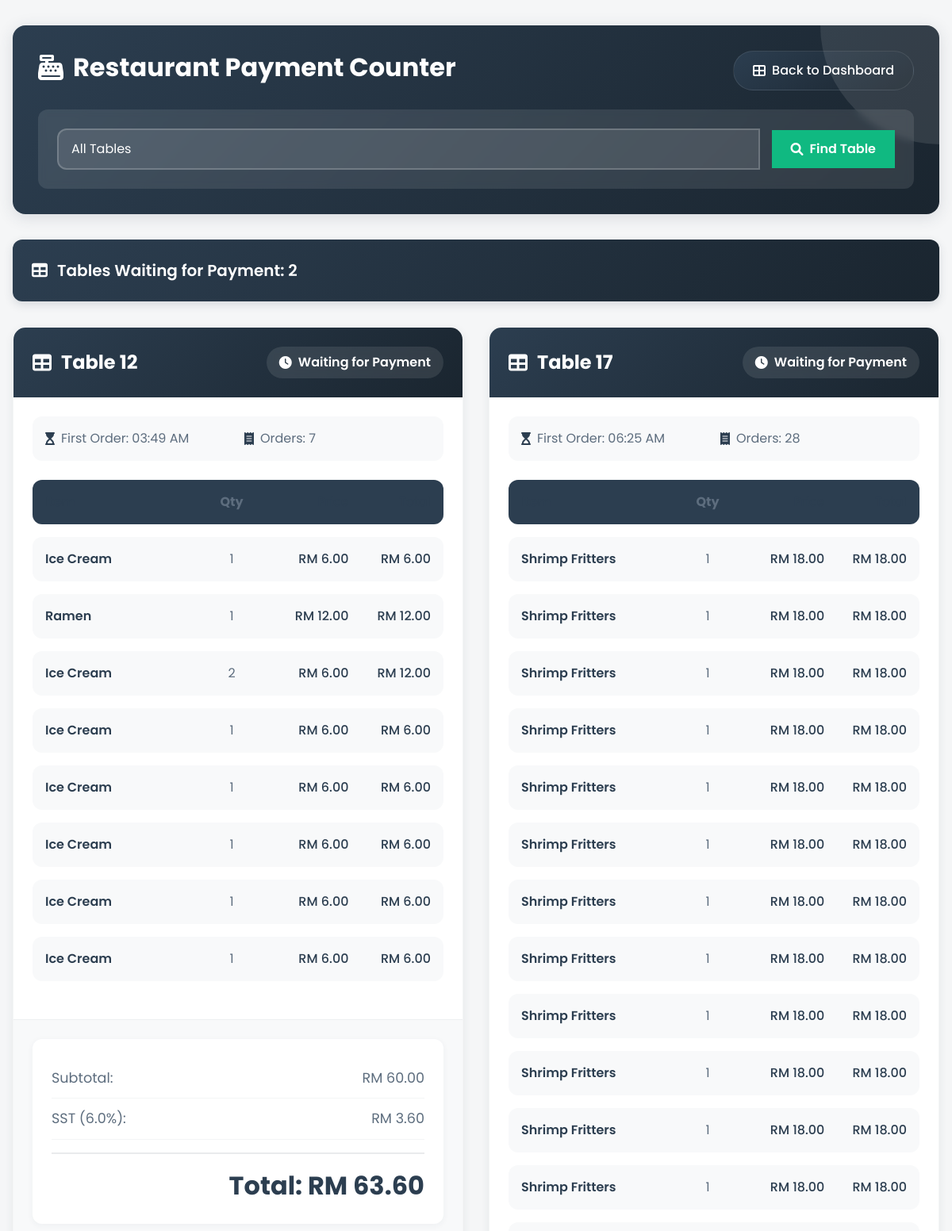
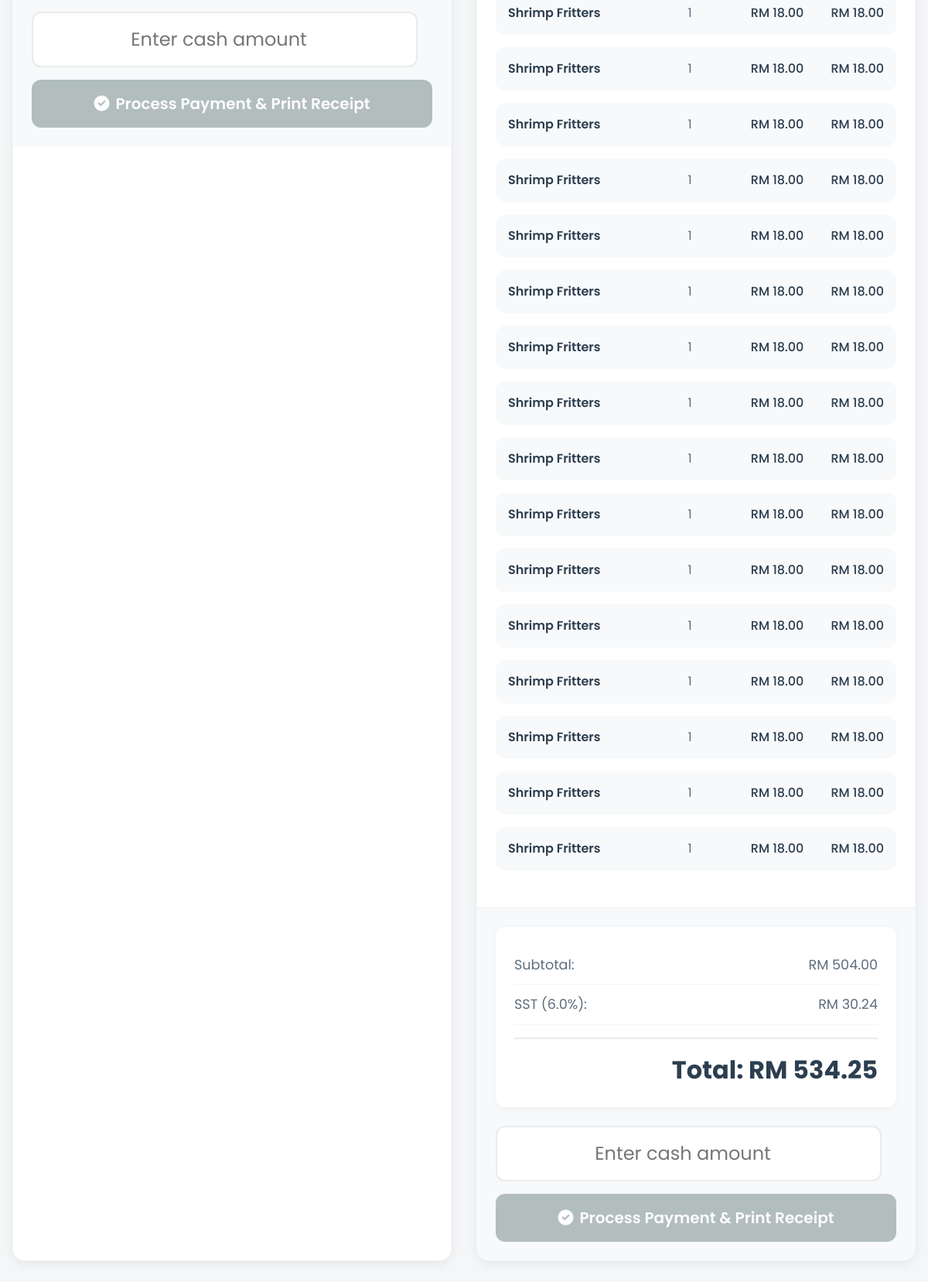
The app's page /admin/payment_counter.php (signed in) with its own data (2 pictures, top to bottom).
### tables this page shows
CREATE TABLE `settings` (
  `id` int(11) NOT NULL,
  `restaurant_name` varchar(255) NOT NULL DEFAULT 'My Restaurant',
  `contact_email` varchar(255) NOT NULL DEFAULT 'contact@restaurant.com',
  `opening_time` time NOT NULL DEFAULT '09:00:00',
  `closing_time` time NOT NULL DEFAULT '22:00:00',
  `last_order_time` time NOT NULL DEFAULT '21:30:00',
  `online_ordering` tinyint(1) DEFAULT 1,
  `reservations` tinyint(1) DEFAULT 1,
  `order_notifications` tinyint(1) DEFAULT 1,
  `cash_payments` tinyint(1) DEFAULT 1,
  `card_payments` tinyint(1) DEFAULT 1,
  `digital_payments` tinyint(1) DEFAULT 0,
  `tax_rate` decimal(5,2) DEFAULT 6.00,
  `tax_name` varchar(10) DEFAULT 'SST',
  `currency_symbol` varchar(10) DEFAULT 'RM',
  `currency_code` varchar(10) DEFAULT 'MYR',
  `created_at` timestamp NOT NULL DEFAULT current_timestamp(),
  `updated_at` timestamp NOT NULL DEFAULT current_timestamp() ON UPDATE current_timestamp()
);

CREATE TABLE `orders` (
  `id` int(11) NOT NULL,
  `table_id` int(11) DEFAULT NULL,
  `status` enum('pending','processing','completed','cancelled') DEFAULT 'pending',
  `total_amount` decimal(10,2) DEFAULT 0.00,
  `created_at` timestamp NULL DEFAULT current_timestamp()
);

CREATE TABLE `tables` (
  `id` int(11) NOT NULL,
  `table_number` int(11) NOT NULL,
  `status` enum('active','inactive') DEFAULT 'active',
  `created_at` timestamp NULL DEFAULT current_timestamp()
);

### admin/payment_counter.php (the view, shortened to what this page needs)
<?php
function roundToNearestFiveCents($number) {
    $cents = $number * 20;
    $roundedCents = round($cents);
    return $roundedCents / 20;
}
$database = new Database();
$db = $database->getConnection();
$table_filter = isset($_GET['table']) ? $_GET['table'] : null;
try {
    $query = "SELECT o.*,
              t.table_number,
              (SELECT CONCAT('[', GROUP_CONCAT(
                    JSON_OBJECT(
                        'id', oi.id,
                        'name', m.name,
                        'price', m.price,
                        'quantity', oi.quantity,
                        'instructions', oi.special_instructions
                    )
                ), ']')
              FROM order_items oi
              JOIN menu_items m ON oi.menu_item_id = m.id
              WHERE oi.order_id = o.id) as items
              FROM orders o
              JOIN tables t ON o.table_id = t.id
              LEFT JOIN payments p ON o.id = p.order_id
              WHERE o.status = 'completed'
              AND (p.payment_status IS NULL OR p.payment_status != 'completed')";
    $params = [];
    $query .= " ORDER BY t.table_number ASC, o.created_at ASC";
    $stmt = $db->prepare($query);
    $stmt->execute($params);
    $payment_orders = $stmt->fetchAll(PDO::FETCH_ASSOC);
    $tables_with_orders = [];
    foreach ($payment_orders as $order) {
        $table_number = $order['table_number'];
        if (!isset($tables_with_orders[$table_number])) {
            $tables_with_orders[$table_number] = [];
        }
        $tables_with_orders[$table_number][] = $order;
    }
} catch (Exception $e) {
    error_log("Error in payment_counter.php: " . $e->getMessage());
    echo "Error: " . $e->getMessage();
}
?>
<!DOCTYPE html>
<html lang="en">
<head>
    <link href="https://cdn.jsdelivr.net/npm/bootstrap@5.1.3/dist/css/bootstrap.min.css" rel="stylesheet">
    <link href="https://cdnjs.cloudflare.com/ajax/libs/font-awesome/6.0.0/css/all.min.css" rel="stylesheet">
</head>
<body>
    <div class="payment-counter">
        <div class="restaurant-header">
            <div class="d-flex justify-content-between align-items-center mb-4">
                <h1><i class="fas fa-cash-register"></i> Restaurant Payment Counter</h1>
                <a href="dashboard.php" class="back-dashboard-btn">
                    <i class="fas fa-th-large"></i> Back to Dashboard
                </a>
            </div>
            <div class="search-section">
                <div class="search-form">
                    <div class="input-group">
                        <select id="tableSelect" class="form-select table-select">
                            <option value="">All Tables</option>
                        </select>
                        <button type="button" id="searchBtn" class="btn search-btn">
                            <i class="fas fa-search"></i> Find Table
                        </button>
                    </div>
                </div>
            </div>
        </div>
        <?php if (empty($tables_with_orders)): ?>
        <div class="alert alert-info">
            <?php if ($table_filter): ?>
                <i class="fas fa-info-circle"></i> Table <?php echo $table_filter; ?> has no pending payments.
            <?php else: ?>
                <i class="fas fa-info-circle"></i> No tables waiting for payment.
            <?php endif; ?>
        </div>
        <?php else: ?>
            <div class="table-summary">
                <div class="table-count">
                    <i class="fas fa-table"></i> Tables Waiting for Payment: <?php echo count($tables_with_orders); ?>
                </div>
            </div>
            <div class="tables-grid">
                <?php foreach ($tables_with_orders as $table_number => $table_orders): ?>
                <div class="table-card">
                    <div class="table-header">
                        <div class="table-number">
                            <i class="fas fa-table"></i> Table <?php echo htmlspecialchars($table_number); ?>
                        </div>
                        <div class="table-status">
                            <i class="fas fa-clock"></i> Waiting for Payment
                        </div>
                    </div>
                    <div class="order-details">
                        <div class="order-time">
                            <div><i class="fas fa-hourglass-start"></i> First Order: <?php echo date('h:i A', strtotime($table_orders[0]['created_at'])); ?></div>
                            <div><i class="fas fa-receipt"></i> Orders: <?php echo count($table_orders); ?></div>
                        </div>
                        <div class="items-grid">
                            <div class="item-card header">
                                <div class="item-name">Item</div>
                                <div class="item-quantity">Qty</div>
                                <div class="item-price">Price</div>
                                <div class="item-total">Total</div>
                            </div>
                            <?php
                            $subtotal = 0;
                            foreach ($table_orders as $order):
                                $items = json_decode($order['items'], true);
                                foreach ($items as $item):
                                    $item_total = $item['quantity'] * $item['price'];
                                    $subtotal += $item_total;
                            ?>
                            <div class="item-card">
                                <div class="item-name">
                                    <?php echo htmlspecialchars($item['name']); ?>
                                </div>
                                <div class="item-quantity"><?php echo $item['quantity']; ?></div>
                                <div class="item-price">RM <?php echo number_format($item['price'], 2); ?></div>
                                <div class="item-total">RM <?php echo number_format($item_total, 2); ?></div>
                            </div>
                            <?php
                                endforeach;
                            endforeach;
                            ?>
                        </div>
                    </div>
                    <div class="payment-section">
                        <?php
                        $settings_query = "SELECT tax_rate FROM settings LIMIT 1";
                        $settings_stmt = $db->prepare($settings_query);
                        $settings_stmt->execute();
                        $settings = $settings_stmt->fetch(PDO::FETCH_ASSOC);
                        $tax_rate = floatval($settings['tax_rate'] ?? 6);
                        $sst_amount = $subtotal * ($tax_rate / 100);
                        $total_with_sst = $subtotal + $sst_amount;
                        $rounded_total = roundToNearestFiveCents($total_with_sst);
                        ?>
                        <div class="amount-breakdown">
                            <div class="amount-row">
                                <span>Subtotal:</span>
                                <span>RM <?php echo number_format($subtotal, 2); ?></span>
                            </div>
                            <div class="amount-row">
                                <span>SST (<?php echo number_format($tax_rate, 1); ?>%):</span>
                                <span>RM <?php echo number_format($sst_amount, 2); ?></span>
                            </div>
                            <div class="total-amount">
                                Total: RM <?php echo number_format($rounded_total, 2); ?>
                            </div>
                        </div>
                        <form method="POST" onsubmit="return validatePayment(this)" class="payment-form">
                            <div class="form-group">
                                <input type="number"
                                       name="cash_received"
                                       class="cash-input"
                                       step="0.01"
                                       min="<?php echo $rounded_total; ?>"
                                       placeholder="Enter cash amount"
                                       onkeyup="calculateChange(this, <?php echo $rounded_total; ?>)"
                                       required>
                            </div>
                            <button type="submit" name="process_payment" class="process-btn" disabled>
                                <i class="fas fa-check-circle"></i> Process Payment & Print Receipt
                            </button>
                        </form>
                    </div>
                </div>
                <?php endforeach; ?>
            </div>
        <?php endif; ?>
    </div>
</body>
</html>

### records on screen
settings: table_number "12", count($table_orders) "7", subtotal "60.00", tax_rate "6.0", tax_rate "3.60", tax_rate "63.60", count($table_orders) "28", subtotal "504.00", tax_rate "30.24", tax_rate "534.25"
orders: created_at "03:49 AM", name "Ice Cream", quantity "1", price "6.00", item_total "6.00", name "Ramen", price "12.00", item_total "12.00"
orders: name "Ice Cream", quantity "2", price "6.00", item_total "12.00"
orders: name "Ice Cream", quantity "1", price "6.00", item_total "6.00"
orders: name "Ice Cream", quantity "1", price "6.00", item_total "6.00"
orders: name "Ice Cream", quantity "1", price "6.00", item_total "6.00"
orders: name "Ice Cream", quantity "1", price "6.00", item_total "6.00"
orders: name "Ice Cream", quantity "1", price "6.00", item_total "6.00"
tables: table_number "17"
orders: created_at "06:25 AM", name "Shrimp Fritters", quantity "1", price "18.00", item_total "18.00"

### other values on screen
count($tables_with_orders) "2"
